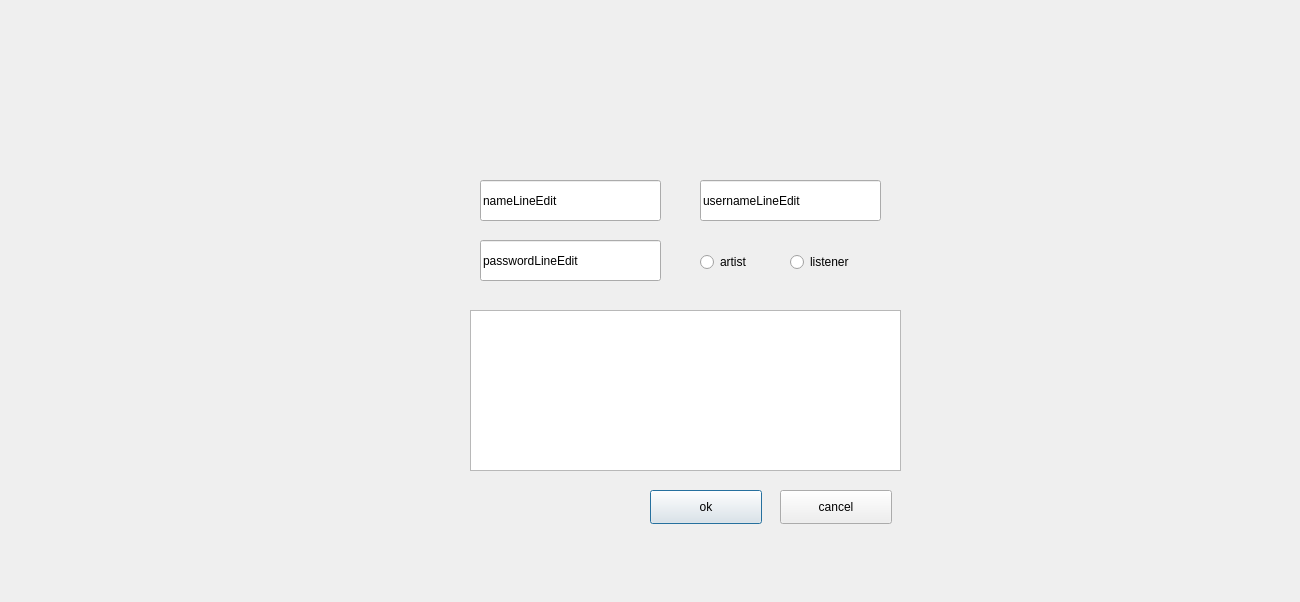
<?xml version="1.0" encoding="UTF-8"?>
<ui version="4.0">
 <class>RegisterDialog</class>
 <widget class="QDialog" name="RegisterDialog">
  <property name="geometry">
   <rect>
    <x>0</x>
    <y>0</y>
    <width>1300</width>
    <height>602</height>
   </rect>
  </property>
  <property name="windowTitle">
   <string>Dialog</string>
  </property>
  <widget class="QLineEdit" name="usernameLineEdit">
   <property name="geometry">
    <rect>
     <x>700</x>
     <y>180</y>
     <width>181</width>
     <height>41</height>
    </rect>
   </property>
   <property name="text">
    <string>usernameLineEdit</string>
   </property>
  </widget>
  <widget class="QLineEdit" name="nameLineEdit">
   <property name="geometry">
    <rect>
     <x>480</x>
     <y>180</y>
     <width>181</width>
     <height>41</height>
    </rect>
   </property>
   <property name="text">
    <string>nameLineEdit</string>
   </property>
  </widget>
  <widget class="QLineEdit" name="passwordLineEdit">
   <property name="geometry">
    <rect>
     <x>480</x>
     <y>240</y>
     <width>181</width>
     <height>41</height>
    </rect>
   </property>
   <property name="text">
    <string>passwordLineEdit</string>
   </property>
  </widget>
  <widget class="QRadioButton" name="artistRadioButton">
   <property name="geometry">
    <rect>
     <x>700</x>
     <y>250</y>
     <width>120</width>
     <height>24</height>
    </rect>
   </property>
   <property name="text">
    <string>artist</string>
   </property>
  </widget>
  <widget class="QRadioButton" name="listenerRadioButton">
   <property name="geometry">
    <rect>
     <x>790</x>
     <y>250</y>
     <width>120</width>
     <height>24</height>
    </rect>
   </property>
   <property name="text">
    <string>listener</string>
   </property>
  </widget>
  <widget class="QTextEdit" name="biographyTextEdit">
   <property name="geometry">
    <rect>
     <x>470</x>
     <y>310</y>
     <width>431</width>
     <height>161</height>
    </rect>
   </property>
  </widget>
  <widget class="QPushButton" name="okButton">
   <property name="geometry">
    <rect>
     <x>650</x>
     <y>490</y>
     <width>112</width>
     <height>34</height>
    </rect>
   </property>
   <property name="text">
    <string>ok</string>
   </property>
  </widget>
  <widget class="QPushButton" name="cancelButton">
   <property name="geometry">
    <rect>
     <x>780</x>
     <y>490</y>
     <width>112</width>
     <height>34</height>
    </rect>
   </property>
   <property name="text">
    <string>cancel</string>
   </property>
  </widget>
 </widget>
 <resources/>
 <connections/>
</ui>
